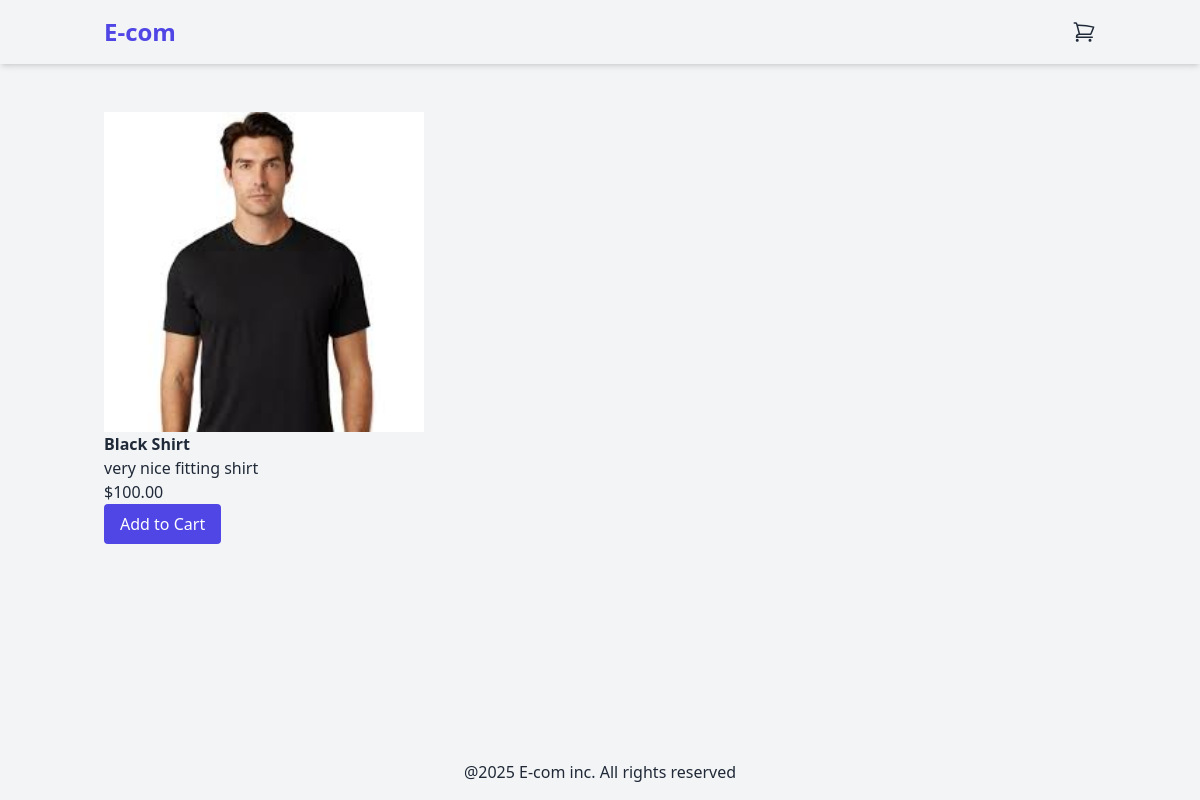
The page /product/1/mens-jeans/ on the database as committed earlier.
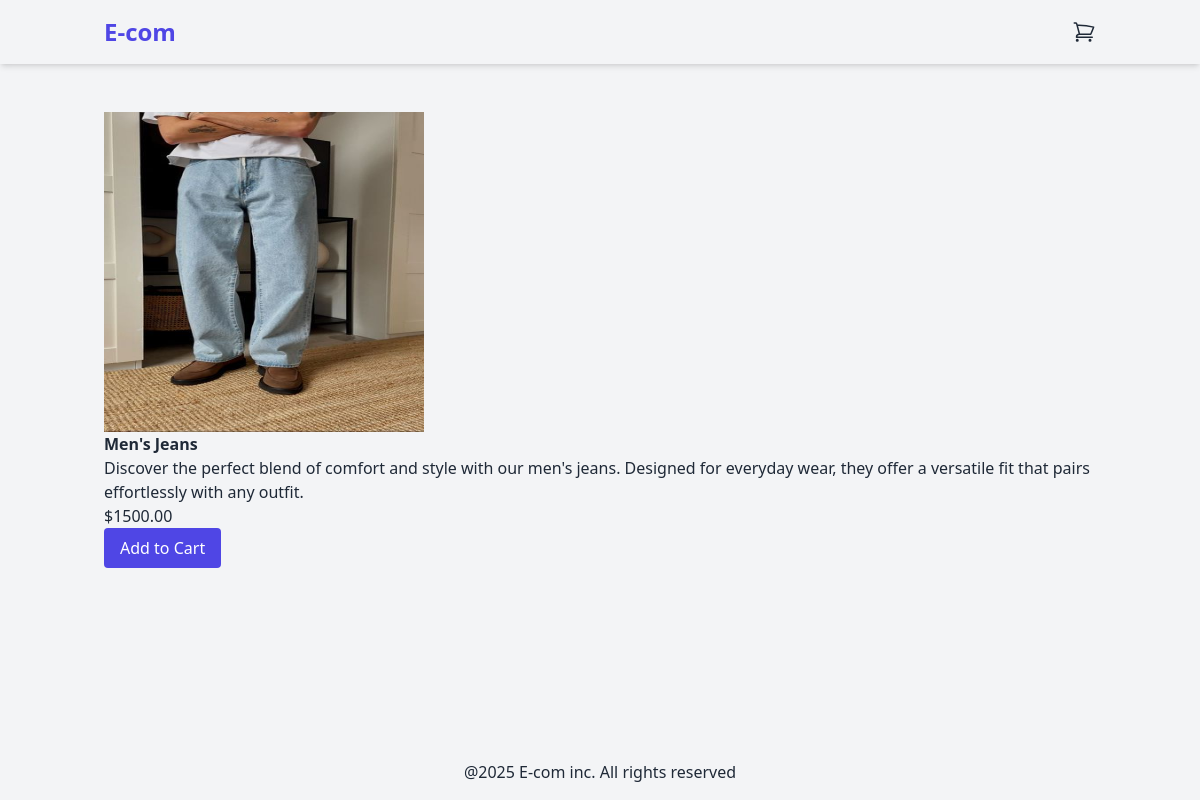
The same page on the database as committed later.
### products/models.py (models this page shows, shortened)
class Product(models.Model):
    categories= models.ForeignKey(Category, related_name='products', on_delete=models.CASCADE)
    name = models.CharField(max_length=250)
    slug = models.SlugField(max_length=250)
    description = models.TextField(blank=True)
    price = models.DecimalField(max_digits=10, decimal_places=2)
    available = models.BooleanField(default=True)
    created = models.DateTimeField(auto_now_add=True)
    updated = models.DateTimeField(auto_now = True)
    image = models.ImageField(upload_to= 'products', blank=True)

### products/views.py (the view)
# urls.py: path('product/<int:id>/<slug:slug>/',views.product_detail, name='product_detail')
def product_detail(request, id, slug):
    product = get_object_or_404(Product,id=id, available=True)
    return render(request, 'products/product/detail.html',{'product':product})

### products/templates/products/product/detail.html (shortened to what this page needs)
{%extends 'base.html' %}
{%block content%}
<div class = "container mx-auto p-4 flex">
<div>
{%if product.image%}
<img src="{{ product.image.url }}" alt="{{ product.name }}" class="h-80 w-80">
{%else%}
<p>Image unavailable</p>
{%endif%}
<h3 class ="font-semibold">{{product.name}}</h3>
<p>{{product.description}}</p>
<p>${{product.price}}</p>
<form action="{%url 'cart:cart_add' product.id%}" method='post', id= 'add-to-cart-form'>
    <button type="submit" class="bg-indigo-600 text-white px-4 py-2 rounded">Add to Cart</button>
</form>
</div>
</div>
{%endblock%}

Rows that differ between the two databases and show on the page:
changed Product: image: a different picture; name "Black Shirt" → "Men's Jeans"; description "very nice fitting shirt" → "Discover the perfect blend of comfort and style with our men's jeans. Designed for everyday wear, they offer a versatile fit that pairs effortlessly with any outfit."; price "100.00" → "1500.00"
